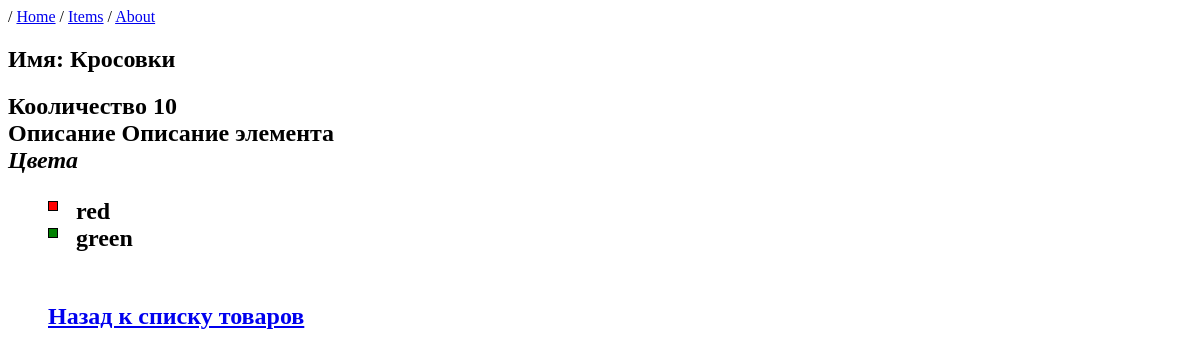
The app's page /item/1, older data.
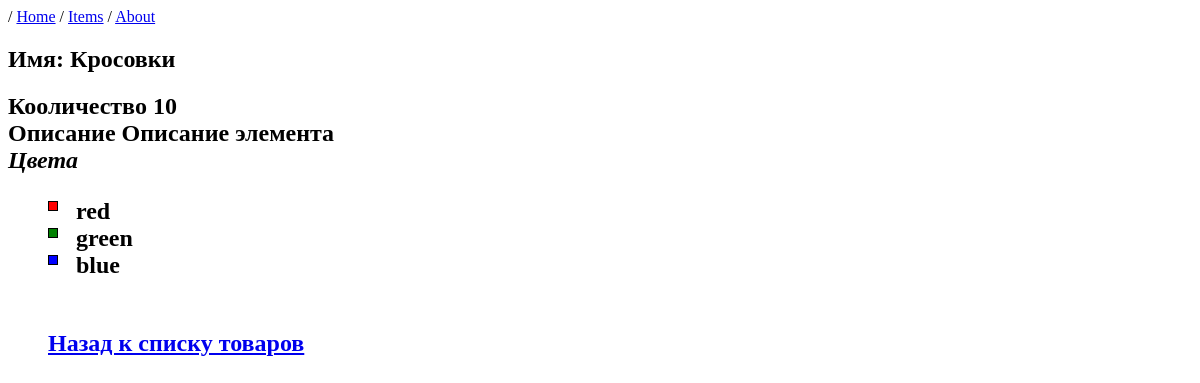
The same page, newer data.
### MainApp/models.py (models this page shows, shortened)
class Color(models.Model):
    name = models.CharField(max_length=32)

### MainApp/views.py (the view)
# urls.py: path('item/<int:item_id>', views.getitem, name='item-detail'),
def getitem(request, item_id):
    try:
        item = Item.objects.get(id=item_id)
        colors = []
        colors = item.colors.all()
    except ObjectDoesNotExist:
        return HttpResponseNotFound(f"Item with id={item_id} not found")
    else:
        context = {
            "item": item,
            "colors": colors,
        }
        return render(request, "item_page.html", context)

### templates/item_page.html (shortened to what this page needs)
{% extends "base.html" %}
{% load static %}
{% block style %}
    <link rel='stylesheet' href='{% static "css/style.css" %}'>
{% endblock  %}
{% block content %}
    {{ block.super }}
    <h2> Имя: {{ item.name }}<h2>
        <div>
        Кооличество {{ item.count | default:"Товар отсутствует" }}
        </div>
        <div>
            Описание {{item.description }}
        </div>
        <i> Цвета </i>
        {% if colors %}
        <ul class='ul_no_mark'>
            {% for color in colors %}
            <li><div class='div_color' style='background-color: {{ color.name }};'></div>&nbsp;&nbsp; {{ color.name}} </li>
            {% endfor %}
        {% else %}
            Данных по цветам нет
        {% endif %}
        <br>
    <p> <a href="{% url "item-list" %}"> Назад к списку товаров </a>
{% endblock %}

Row changes from the older to the newer data that the page shows:
added Color: name "blue"
